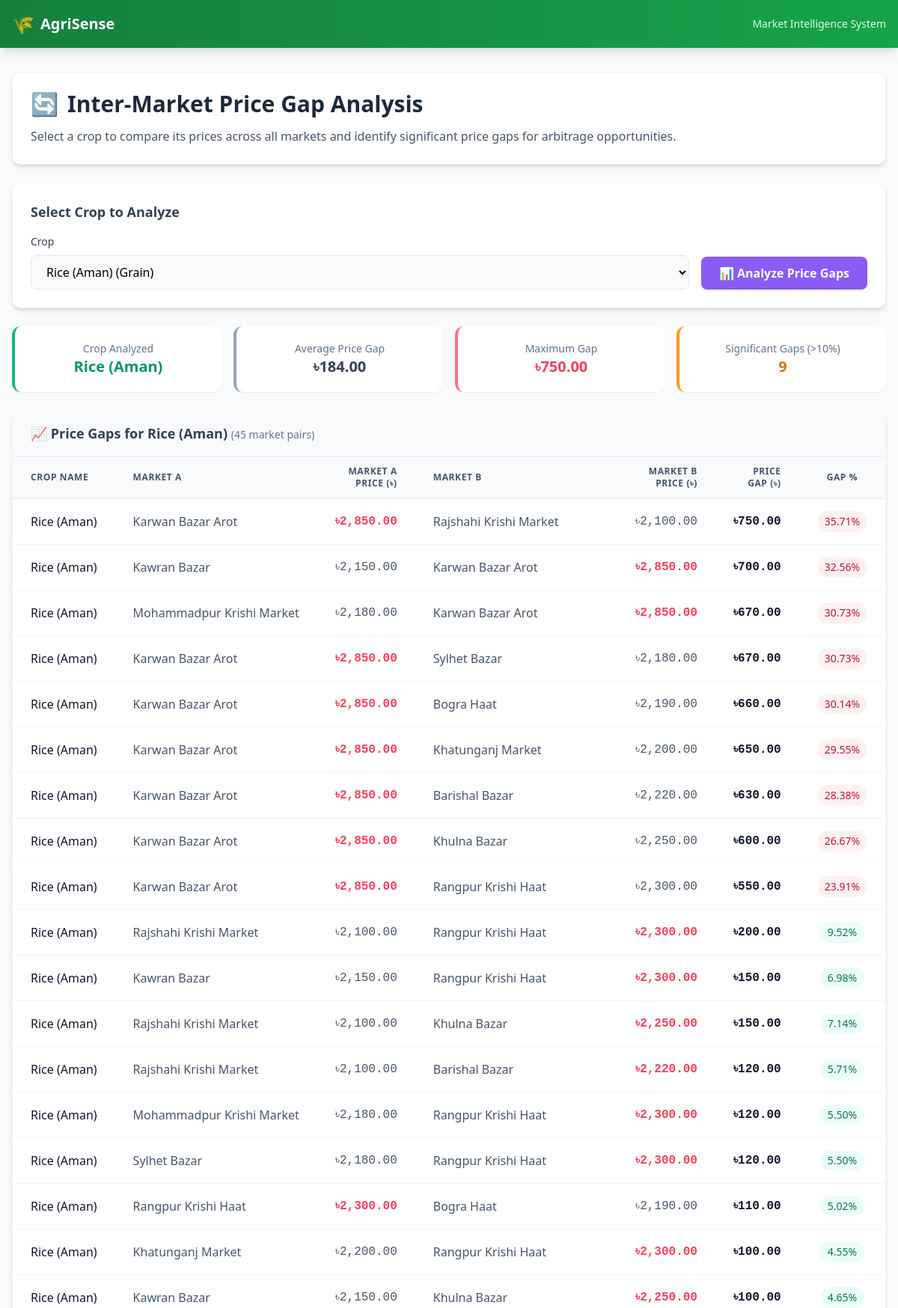
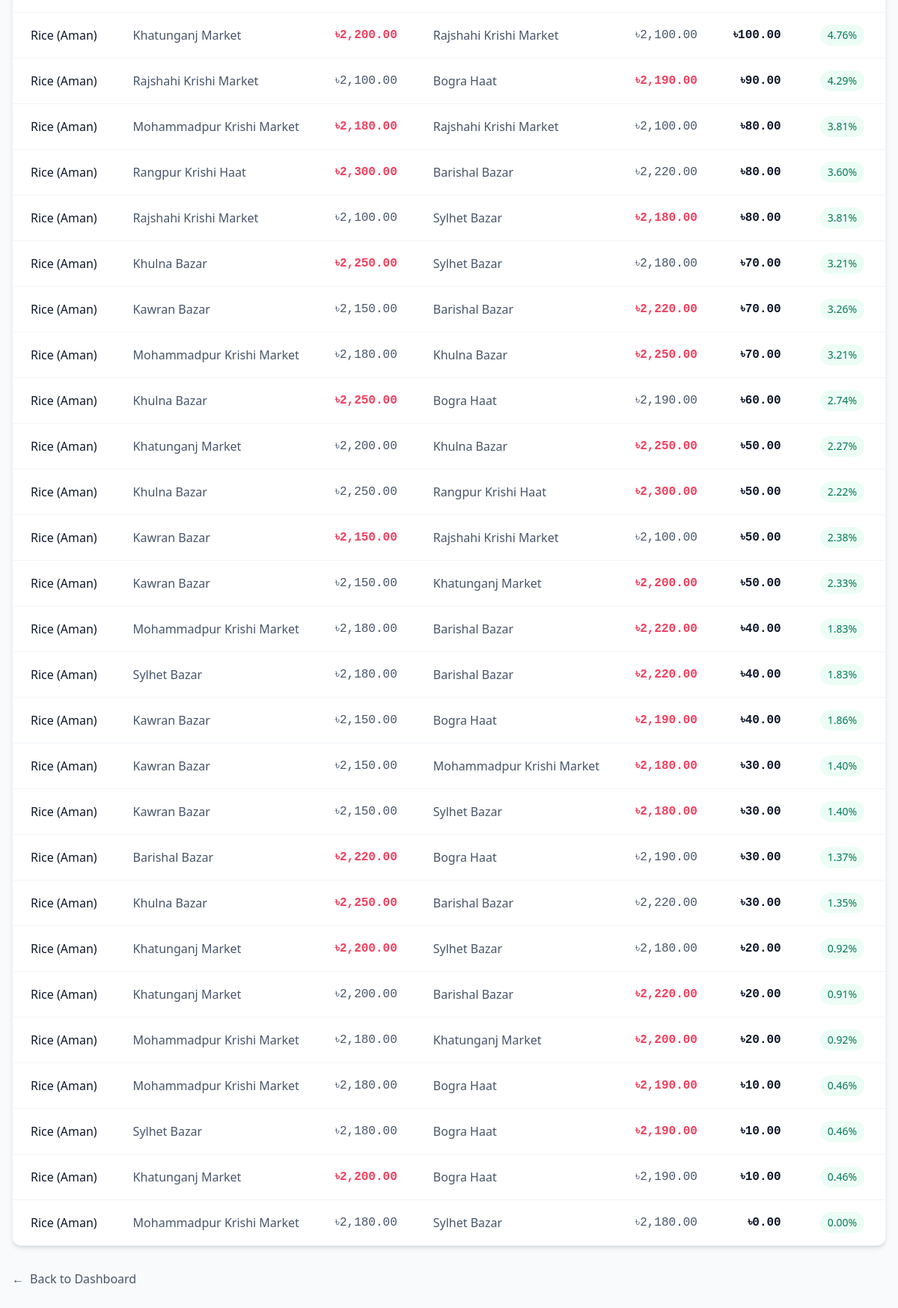
Page /pages/market_price_gap.php?crop_id=1 (signed in) on the committed database (2 pictures, top to bottom).
### tables this page shows
CREATE TABLE IF NOT EXISTS crops (
    crop_id INT PRIMARY KEY AUTO_INCREMENT,
    crop_name VARCHAR(100) NOT NULL,
    category ENUM('grain', 'vegetable', 'fruit', 'pulse', 'oilseed', 'spice') NOT NULL,
    unit VARCHAR(20) DEFAULT 'kg',
    created_at TIMESTAMP DEFAULT CURRENT_TIMESTAMP
);

CREATE TABLE IF NOT EXISTS market_prices (
    price_id INT PRIMARY KEY AUTO_INCREMENT,
    crop_id INT NOT NULL,
    market_id INT NOT NULL,
    current_price DECIMAL(10,2) NOT NULL,
    min_price DECIMAL(10,2),
    max_price DECIMAL(10,2),
    price_date DATE NOT NULL,
    updated_at TIMESTAMP DEFAULT CURRENT_TIMESTAMP,
    FOREIGN KEY (crop_id) REFERENCES crops(crop_id),
    FOREIGN KEY (market_id) REFERENCES markets(market_id)
);

CREATE TABLE IF NOT EXISTS markets (
    market_id INT PRIMARY KEY AUTO_INCREMENT,
    market_name VARCHAR(150) NOT NULL,
    region_id INT NOT NULL,
    location VARCHAR(200),
    market_type ENUM('wholesale', 'retail', 'both') DEFAULT 'wholesale',
    created_at TIMESTAMP DEFAULT CURRENT_TIMESTAMP,
    FOREIGN KEY (region_id) REFERENCES regions(region_id)
);

### db/connection.php (called while the page is built, shortened)
<?php
function getConnection() {
    try {
        $dsn = "mysql:host=" . DB_HOST . ";dbname=" . DB_NAME . ";charset=utf8mb4";
        $options = [
            PDO::ATTR_ERRMODE            => PDO::ERRMODE_EXCEPTION,
            PDO::ATTR_DEFAULT_FETCH_MODE => PDO::FETCH_ASSOC,
            PDO::ATTR_EMULATE_PREPARES   => false,
        ];
        $pdo = new PDO($dsn, DB_USER, DB_PASS, $options);
        return $pdo;
    } catch (PDOException $e) {
        error_log("Database Connection Error: " . $e->getMessage());
        return null;
    }
}
function executeQuery($sql, $params = []) {
    $pdo = getConnection();
    try {
        $stmt = $pdo->prepare($sql);
        $stmt->execute($params);
        return $stmt->fetchAll();
    } catch (PDOException $e) {
        error_log("Query Error: " . $e->getMessage());
        return false;
    }
}
function getAllCrops() {
    $sql = "SELECT crop_id, crop_name, category FROM crops ORDER BY crop_name";
    return executeQuery($sql);
}
?>

### pages/market_price_gap.php (the view, shortened to what this page needs)
<?php
require_once __DIR__ . '/../db/connection.php';
$results = [];
$selectedCrop = null;
$cropName = '';
$crops = getAllCrops();
if ($_SERVER['REQUEST_METHOD'] === 'POST' || isset($_GET['crop_id'])) {
    $selectedCrop = isset($_POST['crop_id']) ? (int) $_POST['crop_id'] :
        (isset($_GET['crop_id']) ? (int) $_GET['crop_id'] : null);
    if ($selectedCrop) {
        $sql = "
            SELECT
                c.crop_name,
                ma.market_name AS market_a_name,
                mp_a.current_price AS market_a_price,
                mb.market_name AS market_b_name,
                mp_b.current_price AS market_b_price,
                ABS(mp_a.current_price - mp_b.current_price) AS price_gap,
                ROUND(
                    (ABS(mp_a.current_price - mp_b.current_price) /
                     LEAST(mp_a.current_price, mp_b.current_price)) * 100,
                    2
                ) AS gap_percentage,
                CASE
                    WHEN mp_a.current_price > mp_b.current_price THEN 'Market A Higher'
                    WHEN mp_a.current_price < mp_b.current_price THEN 'Market B Higher'
                    ELSE 'Equal'
                END AS price_comparison
            FROM
                market_prices mp_a
                JOIN market_prices mp_b
                    ON mp_a.crop_id = mp_b.crop_id
                    AND mp_a.market_id < mp_b.market_id
                JOIN crops c ON mp_a.crop_id = c.crop_id
                JOIN markets ma ON mp_a.market_id = ma.market_id
                JOIN markets mb ON mp_b.market_id = mb.market_id
            WHERE
                mp_a.crop_id = :crop_id
            ORDER BY
                ABS(mp_a.current_price - mp_b.current_price) DESC
        ";
        $pdo = getConnection();
        if ($pdo) {
            try {
                $stmt = $pdo->prepare($sql);
                $stmt->execute(['crop_id' => $selectedCrop]);
                $results = $stmt->fetchAll();
                $cropStmt = $pdo->prepare("SELECT crop_name FROM crops WHERE crop_id = :crop_id");
                $cropStmt->execute(['crop_id' => $selectedCrop]);
                $cropData = $cropStmt->fetch();
                $cropName = $cropData ? $cropData['crop_name'] : '';
            } catch (PDOException $e) {
                $error = "Query Error: " . $e->getMessage();
            }
        } else {
            $error = "Database connection failed. Please check your configuration.";
        }
    } else {
        $error = "Please select a crop to analyze.";
    }
}
?>
<!DOCTYPE html>
<html lang="en">
<head>
    <script src="https://cdn.tailwindcss.com"></script>
</head>
<body class="bg-slate-50 min-h-screen">
    <nav class="bg-gradient-to-r from-green-700 to-green-600 text-white shadow-lg">
        <div class="max-w-7xl mx-auto px-4 py-4">
            <div class="flex justify-between items-center">
                <a href="../index.php" class="flex items-center space-x-2 hover:opacity-90 transition-opacity">
                    <span class="text-2xl">🌾</span>
                    <span class="text-xl font-bold">AgriSense</span>
                </a>
                <span class="text-green-100 text-sm font-medium">Market Intelligence System</span>
            </div>
        </div>
    </nav>
    <main class="max-w-7xl mx-auto px-4 py-8">
        <div class="bg-white rounded-xl shadow-md p-6 mb-6 border border-slate-100">
            <div class="flex items-center space-x-3 mb-3">
                <span class="text-3xl">🔄</span>
                <h1 class="text-2xl md:text-3xl font-bold text-slate-800">Inter-Market Price Gap Analysis</h1>
            </div>
            <p class="text-slate-600 leading-relaxed">
                Select a crop to compare its prices across all markets and identify
                significant price gaps for arbitrage opportunities.
            </p>
        </div>
        <div class="bg-white rounded-xl shadow-md p-6 mb-6 border border-slate-100">
            <h2 class="text-lg font-semibold text-slate-700 mb-4">Select Crop to Analyze</h2>
            <form method="POST" class="flex flex-wrap items-end gap-4">
                <div class="flex-1 min-w-[250px]">
                    <label for="crop_id" class="block text-sm font-medium text-slate-700 mb-2">
                        Crop
                    </label>
                    <select id="crop_id" name="crop_id" required
                        class="w-full px-4 py-2.5 border border-slate-200 rounded-lg focus:ring-2 focus:ring-violet-500 focus:border-transparent transition-all duration-200 bg-slate-50 focus:bg-white">
                        <?php foreach ($crops as $crop): ?>
                            <option value="<?= $crop['crop_id'] ?>" <?= $selectedCrop == $crop['crop_id'] ? 'selected' : '' ?>>
                                <?= htmlspecialchars($crop['crop_name']) ?> (<?= ucfirst($crop['category']) ?>)
                            </option>
                        <?php endforeach; ?>
                    </select>
                </div>
                <button type="submit"
                    class="px-6 py-2.5 bg-violet-500 hover:bg-violet-600 text-white font-semibold rounded-lg transition-colors duration-200 shadow-sm hover:shadow">
                    📊 Analyze Price Gaps
                </button>
            </form>
        </div>
        <?php if (!empty($results)): ?>
            <?php
            $gaps = array_column($results, 'price_gap');
            $percentages = array_column($results, 'gap_percentage');
            $avgGap = count($gaps) > 0 ? array_sum($gaps) / count($gaps) : 0;
            $maxGap = count($gaps) > 0 ? max($gaps) : 0;
            $significantGaps = count(array_filter($percentages, fn($p) => $p > 10));
            ?>
            <div class="grid grid-cols-1 md:grid-cols-2 lg:grid-cols-4 gap-4 mb-6">
                <div
                    class="bg-white rounded-xl shadow-sm hover:shadow-md transition-shadow duration-200 p-5 text-center border-l-4 border-emerald-500">
                    <p class="text-sm text-slate-500 font-medium">Crop Analyzed</p>
                    <p class="text-xl font-bold text-emerald-600"><?= htmlspecialchars($cropName) ?></p>
                </div>
                <div
                    class="bg-white rounded-xl shadow-sm hover:shadow-md transition-shadow duration-200 p-5 text-center border-l-4 border-slate-400">
                    <p class="text-sm text-slate-500 font-medium">Average Price Gap</p>
                    <p class="text-xl font-bold text-slate-700">৳<?= number_format($avgGap, 2) ?></p>
                </div>
                <div
                    class="bg-white rounded-xl shadow-sm hover:shadow-md transition-shadow duration-200 p-5 text-center border-l-4 border-rose-400">
                    <p class="text-sm text-slate-500 font-medium">Maximum Gap</p>
                    <p class="text-xl font-bold text-rose-500">৳<?= number_format($maxGap, 2) ?></p>
                </div>
                <div
                    class="bg-white rounded-xl shadow-sm hover:shadow-md transition-shadow duration-200 p-5 text-center border-l-4 border-amber-500">
                    <p class="text-sm text-slate-500 font-medium">Significant Gaps (&gt;10%)</p>
                    <p class="text-xl font-bold text-amber-600"><?= $significantGaps ?></p>
                </div>
            </div>
            <div class="bg-white rounded-xl shadow-md overflow-hidden border border-slate-100">
                <div class="px-6 py-4 bg-slate-50 border-b border-slate-200">
                    <h2 class="text-lg font-semibold text-slate-700">
                        📈 Price Gaps for <?= htmlspecialchars($cropName) ?>
                        <span class="text-sm font-normal text-slate-500">(<?= count($results) ?> market pairs)</span>
                    </h2>
                </div>
                <div class="overflow-x-auto">
                    <table class="w-full">
                        <thead class="bg-slate-50 border-b border-slate-200">
                            <tr>
                                <th
                                    class="px-6 py-3 text-left text-xs font-semibold text-slate-600 uppercase tracking-wider">
                                    Crop Name</th>
                                <th
                                    class="px-6 py-3 text-left text-xs font-semibold text-slate-600 uppercase tracking-wider">
                                    Market A</th>
                                <th
                                    class="px-6 py-3 text-right text-xs font-semibold text-slate-600 uppercase tracking-wider">
                                    Market A Price (৳)</th>
                                <th
                                    class="px-6 py-3 text-left text-xs font-semibold text-slate-600 uppercase tracking-wider">
                                    Market B</th>
                                <th
                                    class="px-6 py-3 text-right text-xs font-semibold text-slate-600 uppercase tracking-wider">
                                    Market B Price (৳)</th>
                                <th
                                    class="px-6 py-3 text-right text-xs font-semibold text-slate-600 uppercase tracking-wider">
                                    Price Gap (৳)</th>
                                <th
                                    class="px-6 py-3 text-center text-xs font-semibold text-slate-600 uppercase tracking-wider">
                                    Gap %</th>
                            </tr>
                        </thead>
                        <tbody class="divide-y divide-slate-100">
                            <?php foreach ($results as $row): ?>
                                <tr class="hover:bg-slate-50 transition-colors duration-150">
                                    <td class="px-6 py-4 whitespace-nowrap">
                                        <span
                                            class="font-medium text-slate-900"><?= htmlspecialchars($row['crop_name']) ?></span>
                                    </td>
                                    <td class="px-6 py-4 whitespace-nowrap text-slate-600">
                                        <?= htmlspecialchars($row['market_a_name']) ?>
                                    </td>
                                    <td
                                        class="px-6 py-4 whitespace-nowrap text-right font-mono <?= $row['price_comparison'] === 'Market A Higher' ? 'text-rose-500 font-semibold' : 'text-slate-600' ?>">
                                        ৳<?= number_format($row['market_a_price'], 2) ?>
                                    </td>
                                    <td class="px-6 py-4 whitespace-nowrap text-slate-600">
                                        <?= htmlspecialchars($row['market_b_name']) ?>
                                    </td>
                                    <td
                                        class="px-6 py-4 whitespace-nowrap text-right font-mono <?= $row['price_comparison'] === 'Market B Higher' ? 'text-rose-500 font-semibold' : 'text-slate-600' ?>">
                                        ৳<?= number_format($row['market_b_price'], 2) ?>
                                    </td>
                                    <td class="px-6 py-4 whitespace-nowrap text-right font-mono text-slate-900 font-semibold">
                                        ৳<?= number_format($row['price_gap'], 2) ?>
                                    </td>
                                    <td class="px-6 py-4 whitespace-nowrap text-center">
                                        <?php
                                        $gap = $row['gap_percentage'];
                                        $badgeClass = $gap > 20 ? 'bg-rose-50 text-rose-700' :
                                            ($gap > 10 ? 'bg-amber-50 text-amber-700' : 'bg-emerald-50 text-emerald-700');
                                        ?>
                                        <span
                                            class="inline-flex items-center px-2.5 py-1 rounded-full text-sm font-medium <?= $badgeClass ?>">
                                            <?= $gap ?>%
                                        </span>
                                    </td>
                                </tr>
                            <?php endforeach; ?>
                        </tbody>
                    </table>
                </div>
            </div>
        <?php endif; ?>
        <div class="mt-8">
            <a href="../index.php"
                class="inline-flex items-center text-slate-600 hover:text-green-600 transition-colors duration-200">
                <span class="mr-2">←</span> Back to Dashboard
            </a>
        </div>
    </main>
</body>
</html>

### rows in the picture
crops: crop_name "Rice (Aman)"
market_prices: crop.crop_name "Rice (Aman)", market.market_name "Karwan Bazar Arot", current_price "2,850.00", markets.market_name "Rajshahi Krishi Market", market_prices.current_price "2,100.00", price_gap "750.00", gap "35.71", markets.market_name "Sylhet Bazar", market_prices.current_price "2,180.00", price_gap "670.00", gap "30.73", markets.market_name "Bogra Haat", market_prices.current_price "2,190.00", price_gap "660.00", gap "30.14", markets.market_name "Khatunganj Market", market_prices.current_price "2,200.00", price_gap "650.00", gap "29.55", markets.market_name "Barishal Bazar", market_prices.current_price "2,220.00", price_gap "630.00", gap "28.38", markets.market_name "Khulna Bazar", market_prices.current_price "2,250.00", price_gap "600.00", gap "26.67", markets.market_name "Rangpur Krishi Haat", market_prices.current_price "2,300.00", price_gap "550.00", gap "23.91"
market_prices: crop.crop_name "Rice (Aman)", market.market_name "Kawran Bazar", current_price "2,150.00", markets.market_name "Karwan Bazar Arot", market_prices.current_price "2,850.00", price_gap "700.00", gap "32.56", markets.market_name "Rangpur Krishi Haat", market_prices.current_price "2,300.00", price_gap "150.00", gap "6.98", markets.market_name "Khulna Bazar", market_prices.current_price "2,250.00", price_gap "100.00", gap "4.65", markets.market_name "Barishal Bazar", market_prices.current_price "2,220.00", price_gap "70.00", gap "3.26", markets.market_name "Rajshahi Krishi Market", market_prices.current_price "2,100.00", price_gap "50.00", gap "2.38", markets.market_name "Khatunganj Market", market_prices.current_price "2,200.00", gap "2.33", markets.market_name "Bogra Haat", market_prices.current_price "2,190.00", price_gap "40.00", gap "1.86", markets.market_name "Mohammadpur Krishi Market", market_prices.current_price "2,180.00", price_gap "30.00", gap "1.40", markets.market_name "Sylhet Bazar"
market_prices: crop.crop_name "Rice (Aman)", market.market_name "Mohammadpur Krishi Market", current_price "2,180.00", markets.market_name "Karwan Bazar Arot", market_prices.current_price "2,850.00", price_gap "670.00", gap "30.73", markets.market_name "Rangpur Krishi Haat", market_prices.current_price "2,300.00", price_gap "120.00", gap "5.50", markets.market_name "Rajshahi Krishi Market", market_prices.current_price "2,100.00", price_gap "80.00", gap "3.81", markets.market_name "Khulna Bazar", market_prices.current_price "2,250.00", price_gap "70.00", gap "3.21", markets.market_name "Barishal Bazar", market_prices.current_price "2,220.00", price_gap "40.00", gap "1.83", markets.market_name "Khatunganj Market", market_prices.current_price "2,200.00", price_gap "20.00", gap "0.92", markets.market_name "Bogra Haat", market_prices.current_price "2,190.00", price_gap "10.00", gap "0.46", markets.market_name "Sylhet Bazar", market_prices.current_price "2,180.00", price_gap "0.00", gap "0.00"
market_prices: crop.crop_name "Rice (Aman)", market.market_name "Rajshahi Krishi Market", current_price "2,100.00", markets.market_name "Rangpur Krishi Haat", market_prices.current_price "2,300.00", price_gap "200.00", gap "9.52", markets.market_name "Khulna Bazar", market_prices.current_price "2,250.00", price_gap "150.00", gap "7.14", markets.market_name "Barishal Bazar", market_prices.current_price "2,220.00", price_gap "120.00", gap "5.71", markets.market_name "Bogra Haat", market_prices.current_price "2,190.00", price_gap "90.00", gap "4.29", markets.market_name "Sylhet Bazar", market_prices.current_price "2,180.00", price_gap "80.00", gap "3.81"
market_prices: crop.crop_name "Rice (Aman)", market.market_name "Sylhet Bazar", current_price "2,180.00", markets.market_name "Rangpur Krishi Haat", market_prices.current_price "2,300.00", price_gap "120.00", gap "5.50", markets.market_name "Barishal Bazar", market_prices.current_price "2,220.00", price_gap "40.00", gap "1.83", markets.market_name "Bogra Haat", market_prices.current_price "2,190.00", price_gap "10.00", gap "0.46"
market_prices: crop.crop_name "Rice (Aman)", market.market_name "Rangpur Krishi Haat", current_price "2,300.00", markets.market_name "Bogra Haat", market_prices.current_price "2,190.00", price_gap "110.00", gap "5.02", markets.market_name "Barishal Bazar", market_prices.current_price "2,220.00", price_gap "80.00", gap "3.60"
market_prices: crop.crop_name "Rice (Aman)", market.market_name "Khatunganj Market", current_price "2,200.00", markets.market_name "Rangpur Krishi Haat", market_prices.current_price "2,300.00", price_gap "100.00", gap "4.55", markets.market_name "Rajshahi Krishi Market", market_prices.current_price "2,100.00", gap "4.76", markets.market_name "Khulna Bazar", market_prices.current_price "2,250.00", price_gap "50.00", gap "2.27", markets.market_name "Sylhet Bazar", market_prices.current_price "2,180.00", price_gap "20.00", gap "0.92", markets.market_name "Barishal Bazar", market_prices.current_price "2,220.00", gap "0.91", markets.market_name "Bogra Haat", market_prices.current_price "2,190.00", price_gap "10.00", gap "0.46"
market_prices: crop.crop_name "Rice (Aman)", market.market_name "Khulna Bazar", current_price "2,250.00", markets.market_name "Sylhet Bazar", market_prices.current_price "2,180.00", price_gap "70.00", gap "3.21", markets.market_name "Bogra Haat", market_prices.current_price "2,190.00", price_gap "60.00", gap "2.74", markets.market_name "Rangpur Krishi Haat", market_prices.current_price "2,300.00", price_gap "50.00", gap "2.22", markets.market_name "Barishal Bazar", market_prices.current_price "2,220.00", price_gap "30.00", gap "1.35"
market_prices: crop.crop_name "Rice (Aman)", market.market_name "Barishal Bazar", current_price "2,220.00", markets.market_name "Bogra Haat", market_prices.current_price "2,190.00", price_gap "30.00", gap "1.37"

### other values in the picture
$avgGap "184.00"
$maxGap "750.00"
$significantGaps "9"
count($results) "45"
form field crop_id "Rice (Aman) (Grain)"
